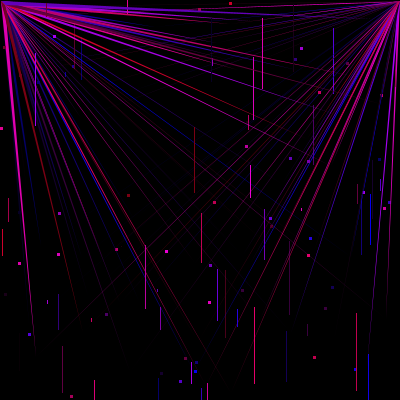
Frame 1 (no input)
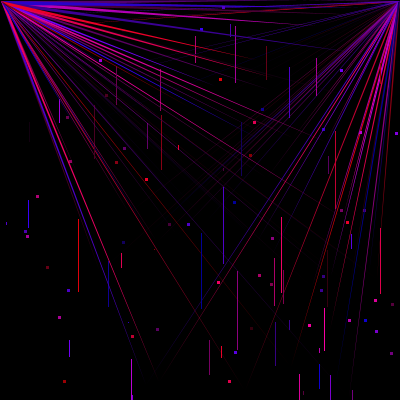
Frame 60 (the mouse pressed at the canvas centre just before this capture)
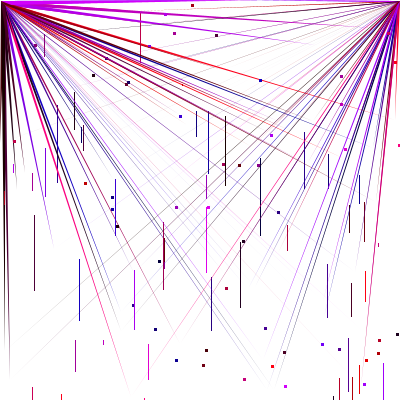
Frame 120 (the mouse held since frame 60 and released just before this capture)

The Processing sketch that drew these frames (run headless with seeded random() and noise(); from frame 60 on, the mouse is pressed at the canvas centre):

// Processing sketch: sketch6637
// ── sketch6637.pde
 int[] x,y,m,n,k,l,r,g,b;
 
 void setup(){
 x = new int[50]; y = new int[50];
 m = new int[50]; n = new int[50];
 k = new int[20]; l = new int[20];
 r = new int[50]; g = new int[50]; b = new int[50];
 size(400,400);
 frameRate(20);
 noStroke();
 }
  
 void draw(){
 int i;
 if(mousePressed){
background(255);
 }else{
   background(0);
 }
 for(i=0; i<50; ++i){
   x[i] = int(random(400)); y[i] = int(random(400));
   m[i] = int(random(400)); n[i] = int(random(400));
   r[i] = int(random(256)); g[i] = int(random(256)); b[i] = int(random(256));
   fill(r[i],0,b[i]);
   rect(n[i],m[i],1,x[i]/5);
   rect(m[i],n[i],3,3);
   triangle(y[i],x[i],1,1,5,5);
   triangle(400,1,y[i],x[i],398,2);
   }
 }
